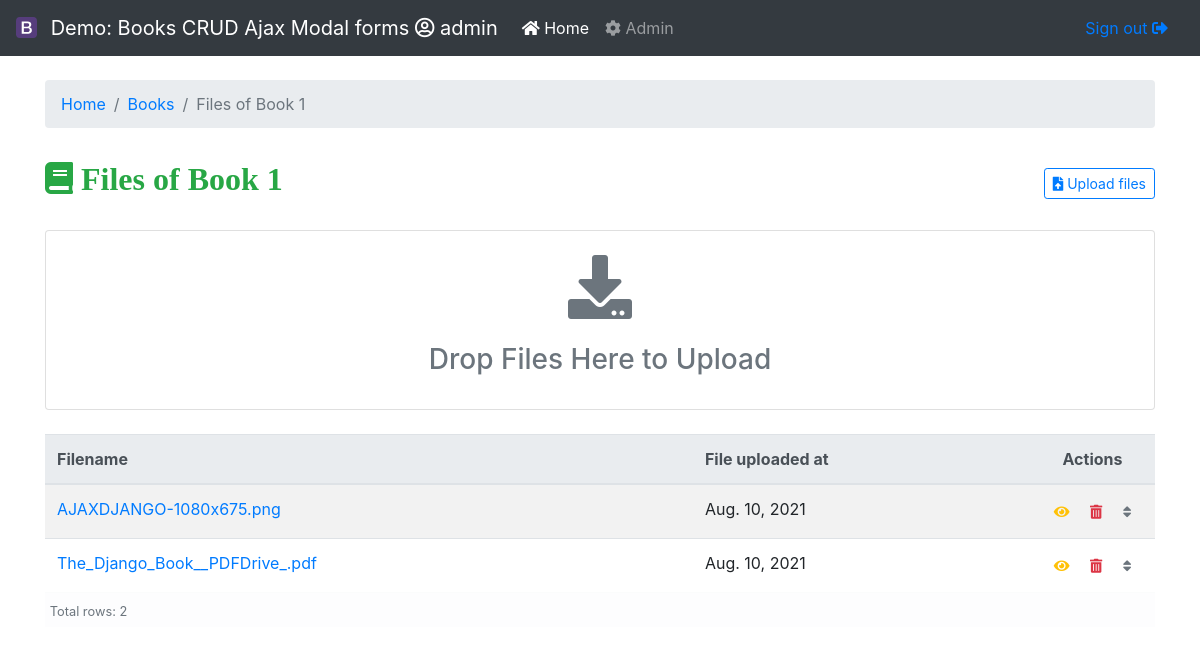
The page /book/1/files (signed in) on the database its author committed.
### app/models.py (models this page shows, shortened)
class File(models.Model):
    book = models.ForeignKey(Book, on_delete=models.CASCADE, verbose_name='Book')
    file = models.FileField(upload_to='files/', null=True, blank=True, max_length=255, verbose_name='Filename')
    uploaded_at = models.DateTimeField(auto_now_add=True, null=True, blank=True, verbose_name='File uploaded at')
    order = OrderField(blank=True, for_fields=['book'], verbose_name='Order #')
    @property
    def filename(self):
        return Path(self.file.name).name
    class Meta:
        db_table = 'file'
        verbose_name = 'File'
        verbose_name_plural = 'Files'
        ordering = ('order', )

### app/views.py (the view)
# urls.py: path('book/<int:book>/files', FileList.as_view(), name='file-list'),
class FileList(LoginRequiredMixin, CoreListView):
    model = File

### app/models.py (called while the page is built)
    def __str__(self):
        return self.title

### cms/mixins.py (called while the page is built)
    def dispatch(self, *args, **kwargs):
        self.model_name = get_model_name(self.model)
        self.app_name = self.model._meta.app_label
        self.model_verbose_name = get_model_name(self.model, 'verbose_name')
        self.model_verbose_name_plural = get_model_name(self.model, 'verbose_name_plural')
        if not hasattr(self, 'ajax_form'):
            self.ajax_form = 'cms/modal/{}.html'.format(self.template)
        if not hasattr(self, 'ajax_list'):
            self.ajax_list = '{}/partials/{}_list_partial.html'.format(self.app_name, self.model_name.lower())
        return super().dispatch(*args, **kwargs)

    def get_template_names(self):
        view_template = ""
        if not hasattr(self, 'template'):
            raise AttributeError(
                "Add template attribute to your {}  for example if list view"
                " then add template='list' appropriate values"
                " list,detail,form,confirm_delete".format(self.__class__.__name__)
            )
        model_name = get_model_name(self.model).lower()
        app = self.model._meta.app_label
        view_template =  "{}/{}_{}.html".format(app, model_name, self.template)
        return [view_template]

### cms/templatetags/cms_tags.py (called while the page is built)
@register.simple_tag(takes_context=True)
def get_object_url(context, action, obj=None):
    model = context['model']
    kwargs = context['kwargs']
    app = model._meta.app_label
    lower_name = obj.__class__.__name__.lower() if obj else model.__name__.lower()
    url_string = '{}:{}-{}'.format(app, lower_name, action)
    if (hasattr(obj, 'pk')):
        kwargs.update({'pk': obj.pk})
    elif (hasattr(obj, 'uuid')):
        kwargs.update({'uuid': obj.uuid})
    elif (hasattr(obj, 'slug')):
        kwargs.update({'slug': obj.slug})
    elif (hasattr(obj, 'id')):
        kwargs.update({'id': obj.id})
    return reverse_lazy(url_string, kwargs=kwargs)

@register.filter(name='verbose_name')
def get_verbose_name(object, attr='verbose_name'):
    obj = object.model if hasattr(object, 'model') else object
    if ':' in attr and attr.split(':', 1)[0].lower() == 'field':
        field = attr.split(':', 1)[1]
        attr = 'verbose_name' if hasattr(
            obj._meta.get_field(field), 'verbose_name') else 'name'
        return getattr(obj._meta.get_field(field), attr) if obj else None
    else:
        attr = attr if hasattr(obj._meta, attr) else 'object_name'
        return getattr(obj._meta, attr) if obj else None

### templates/app/file_list.html (shortened to what this page needs)
{% extends 'base.html' %}
{% load static cms_tags %}
{% block content %}
<nav aria-label="breadcrumb">
  <ol class="breadcrumb">
    <li class="breadcrumb-item"><a href="{% url 'app:home' %}">Home</a></li>
    <li class="breadcrumb-item"><a href="{% url 'app:book-list' %}">Books</a></li>
    <li class="breadcrumb-item active" aria-current="page">{{ title }}</li>
  </ol>
</nav>
<div class="d-flex justify-content-between flex-wrap flex-md-nowrap align-items-center pt-3 pb-2 mb-3">
    <h1 class="h2"><i class="fas fa-book text-success"> {{ title }}</i></h1>
    <div class="btn-toolbar mb-2 mb-md-0">
      <button type="button" class="btn btn-sm btn-outline-primary ajax-upload-files">
        <i class="fas fa-file-upload"></i> Upload {{ model_verbose_name_plural|lower }}
      </button>
    </div>
</div>
<div class="card pt-4 pb-4 well text-muted text-center">
  <i class="fas fa-download pb-4" style="font-size: 4rem;"></i>
  <h3>Drop Files Here to Upload</h3>
</div><br>
<table class="table table-striped table-hover" id="table">
  <thead class="thead-light">
    <tr>
      <th>{{ object_list|verbose_name:'field:file' }}</th>
      <th>{{ object_list|verbose_name:'field:uploaded_at' }}</th>
      <th style="width: 125px; text-align: center;">Actions</th>
    </tr>
  </thead>
  <tbody class="order" data-url="{% url 'cms:reorder' model_name %}">
    {% include 'app/partials/file_list_partial.html' %}
  </tbody>
</table>
{% endblock %}

### templates/include/navbar.html (shortened to what this page needs)
  {% load static %}
  <nav class="navbar navbar-expand-md navbar-dark bg-dark fixed-top">
      <a class="navbar-brand"
          href="{% if user.is_staff or user.is_superuser %}{% url 'admin:index' %}{% else %}{% url 'app:home' %}{% endif %}">
          <img src="{% static 'img/bootstrap-solid.svg' %}" withdh="21" height="21" alt="Logo" class="mr-2 mt-n1"> Demo:
          Books CRUD Ajax Modal forms <i class="far fa-user-circle"></i>
          {{ request.user.get_full_name|default:request.user }}</a>
      <div class="collapse navbar-collapse" id="navbarsExampleDefault">
          <ul class="navbar-nav mr-auto">
              <li class="nav-item active">
                  <a class="nav-link" href="{% url 'app:home' %}"> <i class="fas fa-home"></i> Home </a>
              </li>
              <li class="nav-item">
                  <a class="nav-link" href="{% url 'admin:index' %}"> <i class="fas fa-cog"></i> Admin</a>
              </li>
          </ul>
          <a class="nav-link" href="{% url 'account:logout' %}"> Sign out <i class="fas fa-sign-out-alt"></i></a>
      </div>
  </nav>

### templates/app/partials/file_list_partial.html
{% load cms_tags %}
{% for file in object_list %}
<tr id="{{ file.pk }}">
    <td><a href="{{ file.file.url }}">{{ file.filename }}</a></td>
    <td>{{ file.uploaded_at|date:'M. d, Y' }}</td>
    <td style="text-align: center;">
        <a href="{{ file.file.url }}" class="btn btn-outline-warning btn-sm border-0" title="View">
            <i class="fa fa-eye"></i></a>
        <a href="{% get_object_url 'delete' file %}" class="btn btn-outline-danger btn-sm border-0 ajax-load-form" title="Delete">
            <i class="fa fa-trash-alt"></i></a>
        <a href="" class="btn btn-sm border-0 reorder" title="Reorder">
            <i class="fa fa-sort text-secondary"></i></a>
    </td>
</tr>
{% empty %}
<tr class="table-warning nosort">
    <td colspan="100%" class="text-center"><small class="text-muted">No {{ model_verbose_name_plural|lower }}</small></td>
</tr>
{% endfor %}
{% if object_list %}
<tr class="table-light table-sm nosort">
    <td colspan="100%"><small class="text-muted">Total rows: {{ object_list.count }}</small></td>
</tr>
{% endif %}

### static/css/base.css (style rules this page uses)
body { padding-top: 5rem; }

### rows shown on the page
File: filename "AJAXDJANGO-1080x675.png", uploaded_at "Aug. 10, 2021"
File: filename "The_Django_Book__PDFDrive_.pdf", uploaded_at "Aug. 10, 2021"

### other values the page prints
{{ request.user.get_full_name|default:request.user }} "admin"
{{ title }} "Files of Book 1"
{{ model_verbose_name_plural|lower }} "files"
{{ object_list|verbose_name:'field:file' }} "Filename"
{{ object_list|verbose_name:'field:uploaded_at' }} "File uploaded at"
{{ object_list.count }} "2"
